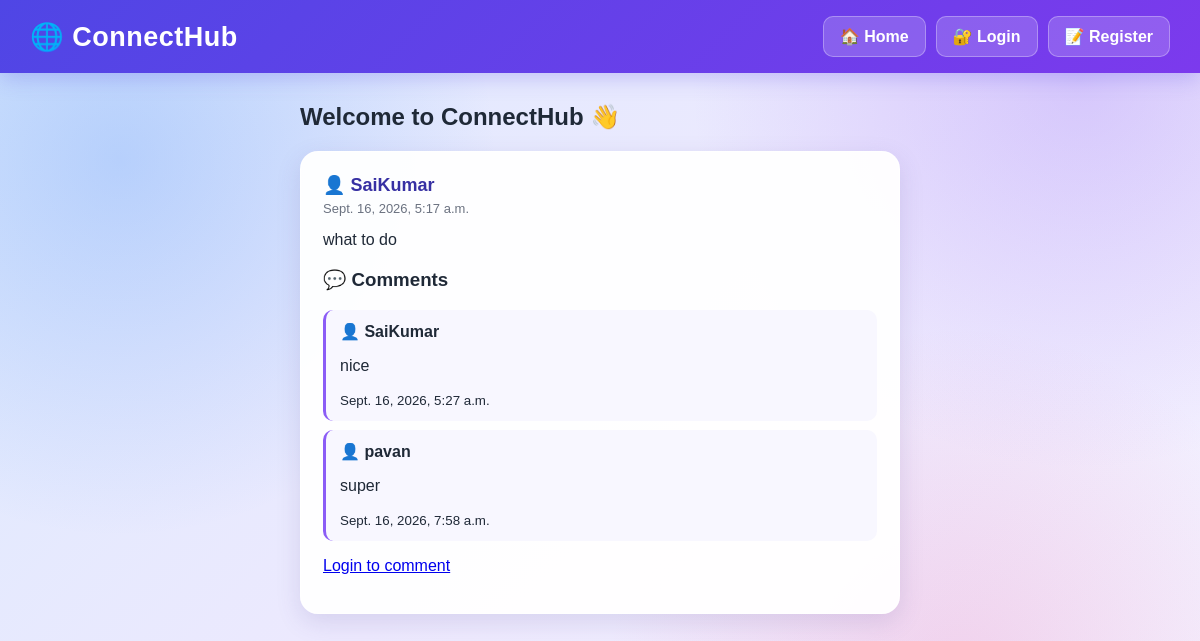
/, run on an earlier commit of the app's database.
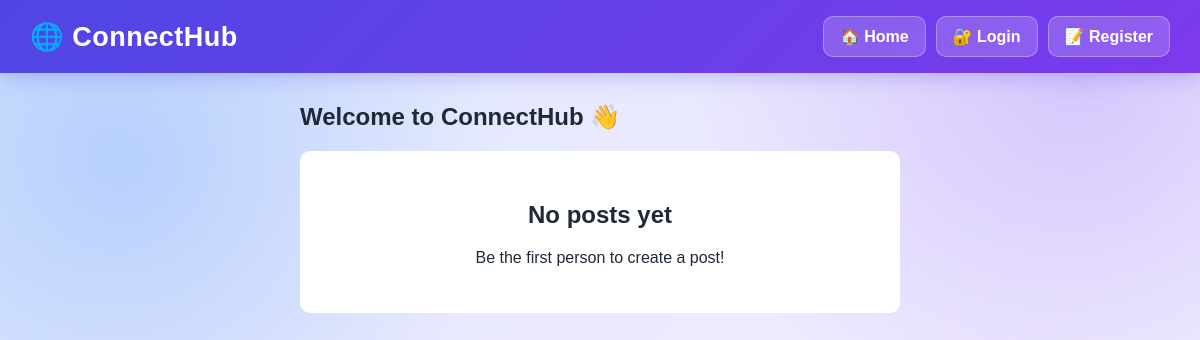
And on a later commit of the database.
### social/models.py (models this page shows, shortened)
class Post(models.Model):
    user = models.ForeignKey(User, on_delete=models.CASCADE)
    content = models.TextField()
    image = models.ImageField(upload_to='posts/', blank=True, null=True)
    created_at = models.DateTimeField(auto_now_add=True)

class Comment(models.Model):
    post = models.ForeignKey(Post, on_delete=models.CASCADE, related_name='comments')
    user = models.ForeignKey(User, on_delete=models.CASCADE)
    content = models.TextField()
    created_at = models.DateTimeField(auto_now_add=True)

### social/views.py (the view)
# urls.py: 2. Add a URL to urlpatterns:  path('', views.home, name='home')
def home(request):
    posts = Post.objects.all().order_by('-created_at')
    return render(request, 'social/home.html', {'posts': posts})

### social/templates/social/home.html (shortened to what this page needs)
{% load static %}
<!DOCTYPE html>
<html>
<head>
</head>
<body>
<nav>
    <a href="{% url 'home' %}" class="logo">
        🌐 ConnectHub
    </a>
    <div class="nav-buttons">
        <a href="{% url 'home' %}">
            🏠 Home
        </a>
        {% if user.is_authenticated %}
            <a href="{% url 'profile' %}">
                👤 Profile
            </a>
            <a href="{% url 'create_post' %}">
                📝 Create Post
            </a>
            <a href="{% url 'logout' %}" class="logout-btn">
                🚪 Logout
            </a>
        {% else %}
            <a href="{% url 'login' %}">
                🔐 Login
            </a>
            <a href="{% url 'register' %}">
                📝 Register
            </a>
        {% endif %}
    </div>
</nav>
<div class="container">
    {% if user.is_authenticated %}
        <h2>Welcome, {{ user.username }} 👋</h2>
    {% else %}
        <h2>Welcome to ConnectHub 👋</h2>
    {% endif %}
    {% for post in posts %}
        <div class="post">
            <div class="username">
                👤 {{ post.user.username }}
            </div>
            <div class="date">
                {{ post.created_at }}
            </div>
            <div class="content">
                {{ post.content }}
            </div>
            <div class="comment-section">
                <h3>💬 Comments</h3>
                {% for comment in post.comments.all %}
                    <div class="comment">
                        <strong>
                            👤 {{ comment.user.username }}
                        </strong>
                        <p>
                            {{ comment.content }}
                        </p>
                        <small>
                            {{ comment.created_at }}
                        </small>
                    </div>
                {% empty %}
                    <p>
                        No comments yet.
                    </p>
                {% endfor %}
                {% if user.is_authenticated %}
                    <form
                        method="POST"
                        action="{% url 'add_comment' post.id %}"
                        class="comment-form"
                    >
                        {% csrf_token %}
                        <input
                            type="text"
                            name="content"
                            class="comment-input"
                            placeholder="Write a comment..."
                            required
                        >
                        <button
                            type="submit"
                            class="comment-button"
                        >
                            💬 Comment
                        </button>
                    </form>
                {% else %}
                    <p>
                        <a href="{% url 'login' %}">
                            Login to comment
                        </a>
                    </p>
                {% endif %}
            </div>
        </div>
    {% empty %}
        <div class="empty">
            <h2>No posts yet</h2>
            <p>
                Be the first person to create a post!
            </p>
        </div>
    {% endfor %}
</div>
</body>
</html>

What changed in the data, as far as the page shows it:
removed Post: user.username "SaiKumar", created_at "Sept. 16, 2026, 5:17 a.m.", content "what to do"
removed Comment: user.username "SaiKumar", content "nice", created_at "Sept. 16, 2026, 5:27 a.m."
removed Comment: user.username "pavan", content "super", created_at "Sept. 16, 2026, 7:58 a.m."
Also different on the page:
text now shown: "No posts yet Be the first person to create a post!"
